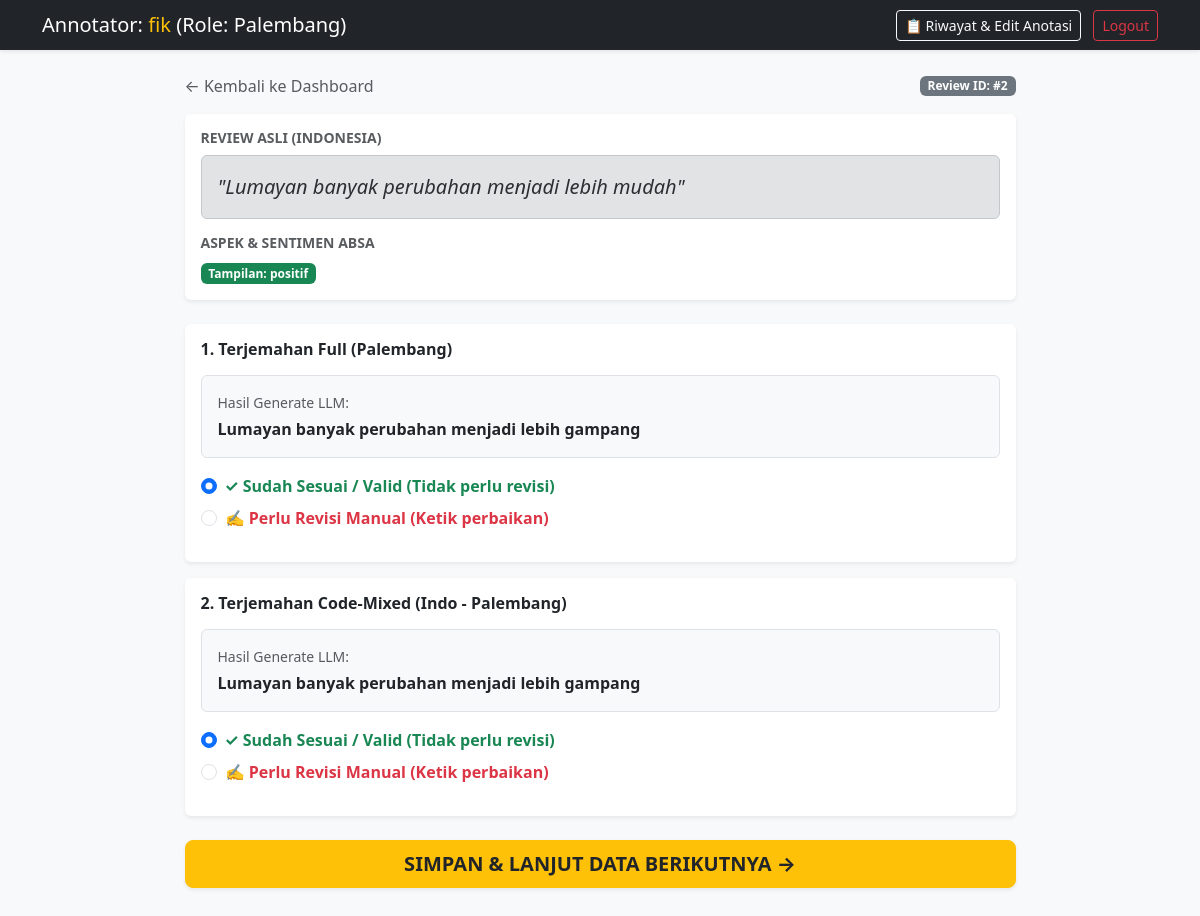
The page /annotate/2 (signed in) on the database its author committed.
### app.py (models this page shows)
class User(UserMixin, db.Model):
    id = db.Column(db.Integer, primary_key=True)
    username = db.Column(db.String(50), unique=True)
    password = db.Column(db.String(100))
    role = db.Column(db.String(20)) # 'jawa' or 'palembang'

class Review(db.Model):
    id = db.Column(db.Integer, primary_key=True)
    content = db.Column(db.Text, nullable=False)
    performa = db.Column(db.String(50))
    tampilan = db.Column(db.String(50))
    tiket = db.Column(db.String(50))
    pembayaran = db.Column(db.String(50))
    akun = db.Column(db.String(50))
    trans_jawa = db.Column(db.Text)
    trans_mix_jawa = db.Column(db.Text)
    trans_palembang = db.Column(db.Text)
    trans_mix_palembang = db.Column(db.Text)
    annotations = db.relationship('Annotation', backref='review', lazy=True)

### app.py (the view)
@app.route('/annotate/<int:review_id>')
@login_required
def annotate_by_id(review_id):
    item = Review.query.get_or_404(review_id)
    user_role = current_user.role
    return render_template('annotate.html', item=item, role=user_role)

### app.py (called while the page is built)
@login_manager.user_loader
def load_user(user_id):
    return User.query.get(int(user_id))

### templates/annotate.html (shortened to what this page needs)
<!DOCTYPE html>
<html lang="id">
<head>
    <link href="https://cdn.jsdelivr.net/npm/bootstrap@5.3.0/dist/css/bootstrap.min.css" rel="stylesheet">
</head>
<body class="bg-light">
    <nav class="navbar navbar-dark bg-dark shadow-sm mb-4">
        <div class="container d-flex justify-content-between">
            <span class="navbar-brand mb-0 h1">Annotator: <span class="text-warning">{{ current_user.username }}</span> (Role: {{ current_user.role|capitalize }})</span>
            <div>
                <a href="{{ url_for('history') }}" class="btn btn-outline-light btn-sm me-2">📋 Riwayat & Edit Anotasi</a>
                <a href="{{ url_for('logout') }}" class="btn btn-outline-danger btn-sm">Logout</a>
            </div>
        </div>
    </nav>
    <div class="container pb-5">
        <div class="row justify-content-center">
            <div class="col-md-9">
                <div class="d-flex justify-content-between align-items-center mb-3">
                    <a href="{{ url_for('dashboard') }}" class="text-decoration-none text-muted">← Kembali ke Dashboard</a>
                    <span class="badge bg-secondary">Review ID: #{{ item.id }}</span>
                </div>
                <div class="card shadow-sm border-0 mb-4">
                    <div class="card-body">
                        <h6 class="text-uppercase text-muted fw-bold small">Review Asli (Indonesia)</h6>
                        <div class="alert alert-secondary fs-5 fst-italic mb-3">
                            "{{ item.content }}"
                        </div>
                        <h6 class="text-uppercase text-muted fw-bold small">Aspek & Sentimen ABSA</h6>
                        <div>
                            {% if item.tampilan %}<span class="badge bg-success me-1">Tampilan: {{ item.tampilan }}</span>{% endif %}
                        </div>
                    </div>
                </div>
                <form action="{{ url_for('submit', review_id=item.id) }}" method="POST">
                    <div class="card shadow-sm border-0 mb-3">
                        <div class="card-body">
                            <h5 class="card-title fw-bold fs-6 mb-3">1. Terjemahan Full ({{ role|capitalize }})</h5>
                            <div class="p-3 bg-light border rounded mb-3">
                                <span class="text-muted small d-block mb-1">Hasil Generate LLM:</span>
                                <p class="mb-0 fw-semibold text-dark" id="llm_full_text">
                                    {% if role == 'jawa' %}{{ item.trans_jawa }}{% else %}{{ item.trans_palembang }}{% endif %}
                                </p>
                            </div>
                            <div class="form-check mb-2">
                                <input class="form-check-input" type="radio" name="option_full" id="valid_full" value="valid" checked onclick="toggleRevisi('full', false)">
                                <label class="form-check-label text-success fw-bold" for="valid_full">
                                    ✓ Sudah Sesuai / Valid (Tidak perlu revisi)
                                </label>
                            </div>
                            <div class="form-check mb-3">
                                <input class="form-check-input" type="radio" name="option_full" id="revise_full" value="revise" onclick="toggleRevisi('full', true)">
                                <label class="form-check-label text-danger fw-bold" for="revise_full">
                                    ✍️ Perlu Revisi Manual (Ketik perbaikan)
                                </label>
                            </div>
                        </div>
                    </div>
                    <div class="card shadow-sm border-0 mb-4">
                        <div class="card-body">
                            <h5 class="card-title fw-bold fs-6 mb-3">2. Terjemahan Code-Mixed (Indo - {{ role|capitalize }})</h5>
                            <div class="p-3 bg-light border rounded mb-3">
                                <span class="text-muted small d-block mb-1">Hasil Generate LLM:</span>
                                <p class="mb-0 fw-semibold text-dark">
                                    {% if role == 'jawa' %}{{ item.trans_mix_jawa }}{% else %}{{ item.trans_mix_palembang }}{% endif %}
                                </p>
                            </div>
                            <div class="form-check mb-2">
                                <input class="form-check-input" type="radio" name="option_mix" id="valid_mix" value="valid" checked onclick="toggleRevisi('mix', false)">
                                <label class="form-check-label text-success fw-bold" for="valid_mix">
                                    ✓ Sudah Sesuai / Valid (Tidak perlu revisi)
                                </label>
                            </div>
                            <div class="form-check mb-3">
                                <input class="form-check-input" type="radio" name="option_mix" id="revise_mix" value="revise" onclick="toggleRevisi('mix', true)">
                                <label class="form-check-label text-danger fw-bold" for="revise_mix">
                                    ✍️ Perlu Revisi Manual (Ketik perbaikan)
                                </label>
                            </div>
                        </div>
                    </div>
                    <div class="d-grid">
                        <button type="submit" class="btn btn-warning btn-lg fw-bold text-dark shadow-sm">SIMPAN & LANJUT DATA BERIKUTNYA →</button>
                    </div>
                </form>
            </div>
        </div>
    </div>
</body>
</html>

### rows shown on the page
User: username "fik", role "Palembang"
Review: id "2", content "Lumayan banyak perubahan menjadi lebih mudah", tampilan "positif", trans_palembang "Lumayan banyak perubahan menjadi lebih gampang", trans_mix_palembang "Lumayan banyak perubahan menjadi lebih gampang"
